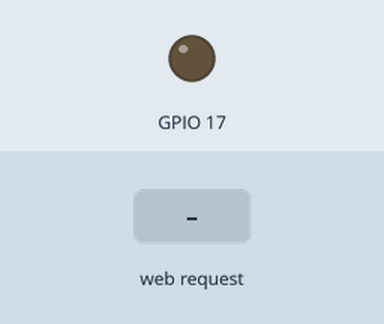
The program below on a simulated Raspberry Pi (BCM pin numbers). On the bench: output pins drawn as LEDs (lit = HIGH). The test bench sets the inputs (shaded band). What the program prints to the terminal is not drawn.

Above: at 1.2 s.
1.3 s: HTTP request for /eject received
2.9 s: HTTP request for / received
Timing chart, 0 to 5.9 s (numbered marks = the images above; inputs shaded):
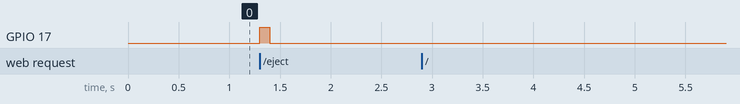

The program:

gpioweb.py
```python
#!/usr/bin/env python
import RPi.GPIO as GPIO
import time
from http.server import HTTPServer, SimpleHTTPRequestHandler

GPIO.setmode(GPIO.BCM)
GPIO.setup(17, GPIO.OUT)

def do_eject():
	GPIO.output(17, True)
	time.sleep(0.1)
	GPIO.output(17, False)

class Handler(SimpleHTTPRequestHandler):
	def do_GET(self):
		if self.path == "/eject":
			do_eject()
			code = 200
			body = b"ok"
		else:
			code = 404
			body = b"invalid request"
		self.send_response(code)
		self.send_header('Content-type', 'text/html; charset=utf-8')
		self.send_header('Content-length', len(body))
		self.end_headers()
		self.wfile.write(body)

host = ''
port = 8000
httpd = HTTPServer((host, port), Handler)
try:
	httpd.serve_forever()
except KeyboardInterrupt:
	GPIO.cleanup()
```

Measured:
- after the input at 1.3 s, GPIO 17: LOW → HIGH at once, → LOW 0.10 s later
- after the input at 2.9 s, every drawn part: stays the same
